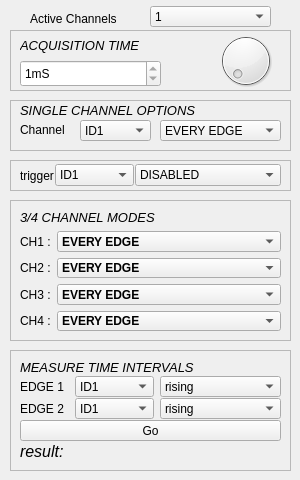
         <widget class="QWidget" name="Digital">
          <attribute name="title">
           <string>Digital signals</string>
          </attribute>
          <attribute name="toolTip">
           <string>Four channel Logic Analyzer</string>
          </attribute>
          <widget class="QComboBox" name="active_channel_box">
           <property name="geometry">
            <rect>
             <x>150</x>
             <y>6</y>
             <width>121</width>
             <height>21</height>
            </rect>
           </property>
           <property name="sizePolicy">
            <sizepolicy hsizetype="Preferred" vsizetype="Fixed">
             <horstretch>0</horstretch>
             <verstretch>0</verstretch>
            </sizepolicy>
           </property>
           <item>
            <property name="text">
             <string>1</string>
            </property>
           </item>
           <item>
            <property name="text">
             <string>2</string>
            </property>
           </item>
           <item>
            <property name="text">
             <string>3</string>
            </property>
           </item>
           <item>
            <property name="text">
             <string>4</string>
            </property>
           </item>
          </widget>
          <widget class="QLabel" name="label_13">
           <property name="geometry">
            <rect>
             <x>30</x>
             <y>10</y>
             <width>106</width>
             <height>17</height>
            </rect>
           </property>
           <property name="sizePolicy">
            <sizepolicy hsizetype="Maximum" vsizetype="Preferred">
             <horstretch>0</horstretch>
             <verstretch>0</verstretch>
            </sizepolicy>
           </property>
           <property name="text">
            <string>Active Channels</string>
           </property>
          </widget>
          <widget class="QFrame" name="frame_4">
           <property name="geometry">
            <rect>
             <x>10</x>
             <y>30</y>
             <width>281</width>
             <height>61</height>
            </rect>
           </property>
           <property name="frameShape">
            <enum>QFrame::StyledPanel</enum>
           </property>
           <property name="frameShadow">
            <enum>QFrame::Raised</enum>
           </property>
           <widget class="QDial" name="dial_16">
            <property name="geometry">
             <rect>
              <x>180</x>
              <y>0</y>
              <width>111</width>
              <height>61</height>
             </rect>
            </property>
            <property name="minimum">
             <number>0</number>
            </property>
            <property name="maximum">
             <number>9</number>
            </property>
            <property name="pageStep">
             <number>1</number>
            </property>
            <property name="value">
             <number>0</number>
            </property>
           </widget>
           <widget class="QSpinBox" name="digital_timescale">
            <property name="geometry">
             <rect>
              <x>10</x>
              <y>30</y>
              <width>141</width>
              <height>27</height>
             </rect>
            </property>
            <property name="readOnly">
             <bool>true</bool>
            </property>
            <property name="suffix">
             <string>mS</string>
            </property>
            <property name="maximum">
             <number>10000</number>
            </property>
            <property name="value">
             <number>1</number>
            </property>
           </widget>
           <widget class="QLabel" name="label_53">
            <property name="geometry">
             <rect>
              <x>10</x>
              <y>0</y>
              <width>141</width>
              <height>31</height>
             </rect>
            </property>
            <property name="font">
             <font>
              <pointsize>10</pointsize>
              <weight>50</weight>
              <italic>true</italic>
              <bold>false</bold>
             </font>
            </property>
            <property name="text">
             <string>ACQUISITION TIME</string>
            </property>
           </widget>
          </widget>
          <widget class="QFrame" name="frame_5">
           <property name="geometry">
            <rect>
             <x>10</x>
             <y>200</y>
             <width>281</width>
             <height>141</height>
            </rect>
           </property>
           <property name="frameShape">
            <enum>QFrame::StyledPanel</enum>
           </property>
           <property name="frameShadow">
            <enum>QFrame::Raised</enum>
           </property>
           <layout class="QFormLayout" name="formLayout">
            <item row="0" column="0" colspan="2">
             <widget class="QLabel" name="label_54">
              <property name="font">
               <font>
                <pointsize>10</pointsize>
                <weight>50</weight>
                <italic>true</italic>
                <bold>false</bold>
               </font>
              </property>
              <property name="text">
               <string>3/4 CHANNEL MODES</string>
              </property>
             </widget>
            </item>
            <item row="1" column="0">
             <widget class="QLabel" name="label_4">
              <property name="text">
               <string>CH1 :</string>
              </property>
             </widget>
            </item>
            <item row="1" column="1">
             <widget class="QComboBox" name="comboBox">
              <property name="font">
               <font>
                <pointsize>9</pointsize>
                <weight>75</weight>
                <bold>true</bold>
               </font>
              </property>
              <property name="currentIndex">
               <number>1</number>
              </property>
              <item>
               <property name="text">
                <string>DISABLED</string>
               </property>
              </item>
              <item>
               <property name="text">
                <string>EVERY EDGE</string>
               </property>
              </item>
              <item>
               <property name="text">
                <string>FALLING EDGES ONLY</string>
               </property>
              </item>
              <item>
               <property name="text">
                <string>RISING EDGES ONLY</string>
               </property>
              </item>
              <item>
               <property name="text">
                <string>EVERY FOUR RISING EDGES</string>
               </property>
              </item>
             </widget>
            </item>
            <item row="2" column="0">
             <widget class="QLabel" name="label_9">
              <property name="text">
               <string>CH2 :</string>
              </property>
             </widget>
            </item>
            <item row="2" column="1">
             <widget class="QComboBox" name="comboBox_2">
              <property name="font">
               <font>
                <pointsize>9</pointsize>
                <weight>75</weight>
                <bold>true</bold>
               </font>
              </property>
              <property name="currentIndex">
               <number>1</number>
              </property>
              <item>
               <property name="text">
                <string>DISABLED</string>
               </property>
              </item>
              <item>
               <property name="text">
                <string>EVERY EDGE</string>
               </property>
              </item>
              <item>
               <property name="text">
                <string>FALLING EDGES ONLY</string>
               </property>
              </item>
              <item>
               <property name="text">
                <string>RISING EDGES ONLY</string>
               </property>
              </item>
              <item>
               <property name="text">
                <string>EVERY FOUR RISING EDGES</string>
               </property>
              </item>
             </widget>
            </item>
            <item row="3" column="0">
             <widget class="QLabel" name="label_11">
              <property name="text">
               <string>CH3 :</string>
              </property>
             </widget>
            </item>
            <item row="3" column="1">
             <widget class="QComboBox" name="comboBox_3">
              <property name="font">
               <font>
                <pointsize>9</pointsize>
                <weight>75</weight>
                <bold>true</bold>
               </font>
              </property>
              <property name="currentIndex">
               <number>1</number>
              </property>
              <item>
               <property name="text">
                <string>DISABLED</string>
               </property>
              </item>
              <item>
               <property name="text">
                <string>EVERY EDGE</string>
               </property>
              </item>
              <item>
               <property name="text">
                <string>FALLING EDGES ONLY</string>
               </property>
              </item>
              <item>
               <property name="text">
                <string>RISING EDGES ONLY</string>
               </property>
              </item>
              <item>
               <property name="text">
                <string>EVERY FOUR RISING EDGES</string>
               </property>
              </item>
             </widget>
            </item>
            <item row="4" column="0">
             <widget class="QLabel" name="label_12">
              <property name="text">
               <string>CH4 :</string>
              </property>
             </widget>
            </item>
            <item row="4" column="1">
             <widget class="QComboBox" name="comboBox_4">
              <property name="font">
               <font>
                <pointsize>9</pointsize>
                <weight>75</weight>
                <bold>true</bold>
               </font>
              </property>
              <property name="currentIndex">
               <number>1</number>
              </property>
              <item>
               <property name="text">
                <string>DISABLED</string>
               </property>
              </item>
              <item>
               <property name="text">
                <string>EVERY EDGE</string>
               </property>
              </item>
              <item>
               <property name="text">
                <string>FALLING EDGES ONLY</string>
               </property>
              </item>
              <item>
               <property name="text">
                <string>RISING EDGES ONLY</string>
               </property>
              </item>
              <item>
               <property name="text">
                <string>EVERY FOUR RISING EDGES</string>
               </property>
              </item>
             </widget>
            </item>
           </layout>
          </widget>
          <widget class="QFrame" name="frame_7">
           <property name="geometry">
            <rect>
             <x>10</x>
             <y>350</y>
             <width>281</width>
             <height>121</height>
            </rect>
           </property>
           <property name="frameShape">
            <enum>QFrame::StyledPanel</enum>
           </property>
           <property name="frameShadow">
            <enum>QFrame::Raised</enum>
           </property>
           <layout class="QGridLayout" name="gridLayout_4">
            <property name="verticalSpacing">
             <number>1</number>
            </property>
            <item row="2" column="1">
             <widget class="QComboBox" name="edge2chan">
              <item>
               <property name="text">
                <string>ID1</string>
               </property>
              </item>
              <item>
               <property name="text">
                <string>ID2</string>
               </property>
              </item>
              <item>
               <property name="text">
                <string>ID3</string>
               </property>
              </item>
              <item>
               <property name="text">
                <string>ID4</string>
               </property>
              </item>
              <item>
               <property name="text">
                <string>LMETER</string>
               </property>
              </item>
              <item>
               <property name="text">
                <string>CH4</string>
               </property>
              </item>
             </widget>
            </item>
            <item row="1" column="2">
             <widget class="QComboBox" name="edge1edge">
              <item>
               <property name="text">
                <string>rising</string>
               </property>
              </item>
              <item>
               <property name="text">
                <string>falling</string>
               </property>
              </item>
              <item>
               <property name="text">
                <string>four rising edges</string>
               </property>
              </item>
             </widget>
            </item>
            <item row="1" column="0">
             <widget class="QLabel" name="label_16">
              <property name="text">
               <string>EDGE 1</string>
              </property>
             </widget>
            </item>
            <item row="2" column="2">
             <widget class="QComboBox" name="edge2edge">
              <property name="currentIndex">
               <number>0</number>
              </property>
              <item>
               <property name="text">
                <string>rising</string>
               </property>
              </item>
              <item>
               <property name="text">
                <string>falling</string>
               </property>
              </item>
              <item>
               <property name="text">
                <string>four rising edges</string>
               </property>
              </item>
             </widget>
            </item>
            <item row="2" column="0">
             <widget class="QLabel" name="label_17">
              <property name="text">
               <string>EDGE 2</string>
              </property>
             </widget>
            </item>
            <item row="1" column="1">
             <widget class="QComboBox" name="edge1chan">
              <item>
               <property name="text">
                <string>ID1</string>
               </property>
              </item>
              <item>
               <property name="text">
                <string>ID2</string>
               </property>
              </item>
              <item>
               <property name="text">
                <string>ID3</string>
               </property>
              </item>
              <item>
               <property name="text">
                <string>ID4</string>
               </property>
              </item>
              <item>
               <property name="text">
                <string>LMETER</string>
               </property>
              </item>
              <item>
               <property name="text">
                <string>CH4</string>
               </property>
              </item>
             </widget>
            </item>
            <item row="0" column="0" colspan="3">
             <widget class="QLabel" name="label_56">
              <property name="font">
               <font>
                <pointsize>10</pointsize>
                <weight>50</weight>
                <italic>true</italic>
                <bold>false</bold>
               </font>
              </property>
              <property name="text">
               <string>MEASURE TIME INTERVALS</string>
              </property>
             </widget>
            </item>
            <item row="3" column="0" colspan="3">
             <widget class="QPushButton" name="pushButton_6">
              <property name="text">
               <string>Go</string>
              </property>
             </widget>
            </item>
            <item row="6" column="0" colspan="3">
             <widget class="QLabel" name="time_interval_label">
              <property name="font">
               <font>
                <pointsize>12</pointsize>
                <weight>50</weight>
                <italic>true</italic>
                <bold>false</bold>
               </font>
              </property>
              <property name="text">
               <string>result:</string>
              </property>
             </widget>
            </item>
           </layout>
          </widget>
          <widget class="QFrame" name="frame_8">
           <property name="geometry">
            <rect>
             <x>10</x>
             <y>100</y>
             <width>281</width>
             <height>51</height>
            </rect>
           </property>
           <property name="frameShape">
            <enum>QFrame::StyledPanel</enum>
           </property>
           <property name="frameShadow">
            <enum>QFrame::Raised</enum>
           </property>
           <widget class="QLabel" name="label_58">
            <property name="geometry">
             <rect>
              <x>10</x>
              <y>0</y>
              <width>201</width>
              <height>21</height>
             </rect>
            </property>
            <property name="font">
             <font>
              <pointsize>10</pointsize>
              <weight>50</weight>
              <italic>true</italic>
              <bold>false</bold>
             </font>
            </property>
            <property name="text">
             <string>SINGLE CHANNEL OPTIONS</string>
            </property>
           </widget>
           <widget class="QComboBox" name="LA1_chanmode">
            <property name="geometry">
             <rect>
              <x>150</x>
              <y>20</y>
              <width>121</width>
              <height>21</height>
             </rect>
            </property>
            <property name="currentIndex">
             <number>1</number>
            </property>
            <item>
             <property name="text">
              <string>DISABLED</string>
             </property>
            </item>
            <item>
             <property name="text">
              <string>EVERY EDGE</string>
             </property>
            </item>
            <item>
             <property name="text">
              <string>FALLING EDGES ONLY</string>
             </property>
            </item>
            <item>
             <property name="text">
              <string>RISING EDGES ONLY</string>
             </property>
            </item>
            <item>
             <property name="text">
              <string>EVERY FOUR RISING EDGES</string>
             </property>
            </item>
           </widget>
           <widget class="QLabel" name="label_28">
            <property name="geometry">
             <rect>
              <x>10</x>
              <y>20</y>
              <width>61</width>
              <height>20</height>
             </rect>
            </property>
            <property name="text">
             <string>Channel</string>
            </property>
           </widget>
           <widget class="QComboBox" name="LA1_chan">
            <property name="geometry">
             <rect>
              <x>70</x>
              <y>20</y>
              <width>71</width>
              <height>21</height>
             </rect>
            </property>
            <item>
             <property name="text">
              <string>ID1</string>
             </property>
            </item>
            <item>
             <property name="text">
              <string>ID2</string>
             </property>
            </item>
            <item>
             <property name="text">
              <string>ID3</string>
             </property>
            </item>
            <item>
             <property name="text">
              <string>ID4</string>
             </property>
            </item>
            <item>
             <property name="text">
              <string>LMETER</string>
             </property>
            </item>
            <item>
             <property name="text">
              <string>CH4</string>
             </property>
            </item>
           </widget>
          </widget>
          <widget class="QFrame" name="frame_10">
           <property name="geometry">
            <rect>
             <x>10</x>
             <y>160</y>
             <width>281</width>
             <height>31</height>
            </rect>
           </property>
           <property name="frameShape">
            <enum>QFrame::StyledPanel</enum>
           </property>
           <property name="frameShadow">
            <enum>QFrame::Raised</enum>
           </property>
           <layout class="QHBoxLayout" name="horizontalLayout_2">
            <property name="spacing">
             <number>1</number>
            </property>
            <property name="topMargin">
             <number>0</number>
            </property>
            <property name="bottomMargin">
             <number>0</number>
            </property>
            <item>
             <widget class="QLabel" name="label_29">
              <property name="text">
               <string>trigger</string>
              </property>
             </widget>
            </item>
            <item>
             <widget class="QComboBox" name="LA1_trig">
              <item>
               <property name="text">
                <string>ID1</string>
               </property>
              </item>
              <item>
               <property name="text">
                <string>ID2</string>
               </property>
              </item>
              <item>
               <property name="text">
                <string>ID3</string>
               </property>
              </item>
              <item>
               <property name="text">
                <string>ID4</string>
               </property>
              </item>
              <item>
               <property name="text">
                <string>LMETER</string>
               </property>
              </item>
              <item>
               <property name="text">
                <string>CH4</string>
               </property>
              </item>
             </widget>
            </item>
            <item>
             <widget class="QComboBox" name="LA1_trigmode">
              <property name="currentIndex">
               <number>0</number>
              </property>
              <item>
               <property name="text">
                <string>DISABLED</string>
               </property>
              </item>
              <item>
               <property name="text">
                <string>FALLING EDGES ONLY</string>
               </property>
              </item>
              <item>
               <property name="text">
                <string>RISING EDGES ONLY</string>
               </property>
              </item>
              <item>
               <property name="text">
                <string>EVERY FOUR RISING EDGES</string>
               </property>
              </item>
             </widget>
            </item>
           </layout>
          </widget>
         </widget>
